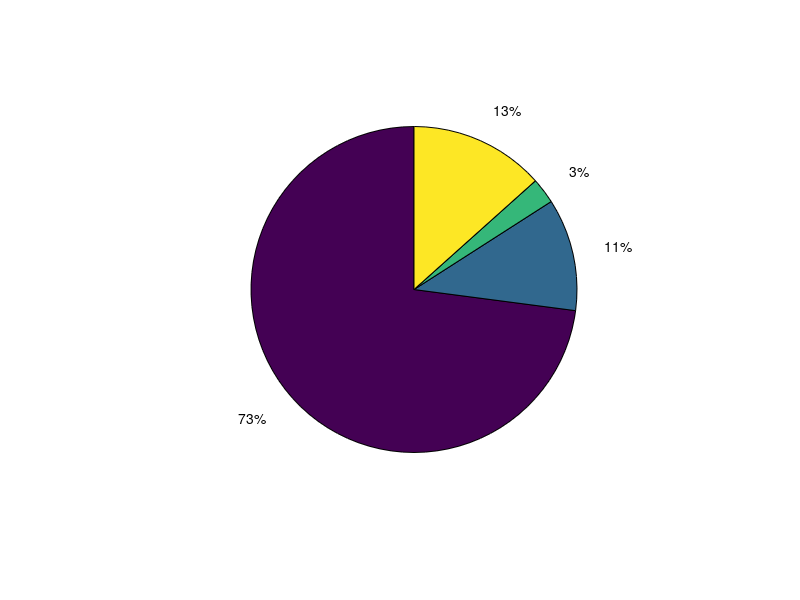

MATLAB code for this plot: (Note: this script raises an error after producing the figure.)

% Clay Dec. 2017
% script to take intermediate step of Ziv registration on DG place cells
% and find cells active in subsets of sessions (or are place cells in
% subsets of sessions?)
% May2018
% Now including more followup analyses

figure; pie([229 35 8 42]);

n=0;m=0;p=0;q=0;

for i = 1:size(sameCellPlaceBool,1)
    pcs = sameCellPlaceBool(i,:); % whether cell present in all sessions is a place cell in each
    if pcs==[1,0,0]
        n=n+1;
        firstOnly(n) = i;
    elseif pcs==[0,1,1]
        m=m+1;
        lastTwoOnly(m) = i;
    elseif pcs==[0,1,0]
        p=p+1;
        secondOnly(p) = i;
    elseif pcs==[0,0,1]
        q=q+1;
        lastOnly(q) = i;
    end
end